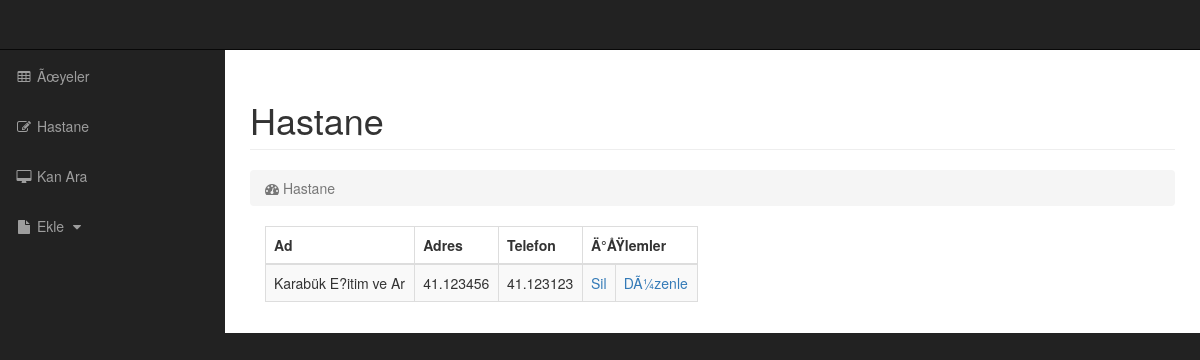
/Kodlar/Site/admin/hastane.php, run on the app's committed database.
### tables this page shows
CREATE TABLE `hastane` (
  `id` int(11) NOT NULL,
  `ad` varchar(20) NOT NULL,
  `en` text NOT NULL,
  `boy` text NOT NULL
);

### Kodlar/Site/admin/hastane.php (the view, shortened to what this page needs)
<!DOCTYPE html>
<html>
<head>
    <link href="css/bootstrap.min.css" rel="stylesheet">
    <link href="css/sb-admin.css" rel="stylesheet">
    <link href="css/plugins/morris.css" rel="stylesheet">
    <link href="font-awesome/css/font-awesome.min.css" rel="stylesheet" type="text/css">
</head>
<body>
    <div id="wrapper">
        <nav class="navbar navbar-inverse navbar-fixed-top" role="navigation">
            <div class="collapse navbar-collapse navbar-ex1-collapse">
                <ul class="nav navbar-nav side-nav">
                    <li>
                        <a href="uyeler.php"><i class="fa fa-fw fa-table"></i> Ãœyeler</a>
                    </li>
                    <li>
                        <a href="hastane.php"><i class="fa fa-fw fa-edit"></i> Hastane</a>
                    </li>
                    <li>
                        <a href="kan_ara.php"><i class="fa fa-fw fa-desktop"></i> Kan Ara</a>
                    </li>
					<li>
                        <a href="javascript:;" data-toggle="collapse" data-target="#demo"><i class="fa fa-fw fa-file"></i> Ekle <i class="fa fa-fw fa-caret-down"></i></a>
            </div>
        </nav>
        <div id="page-wrapper">
            <div class="container-fluid">
                <div class="row">
                    <div class="col-lg-12">
                        <h1 class="page-header">
                            Hastane
                        </h1>
                        <ol class="breadcrumb">
                            <li class="active">
                                <i class="fa fa-dashboard"></i> Hastane
                            </li>
                        </ol>
                    </div>
                </div>
<div class="col-lg-6">
                        <div class="table-responsive">
                            <table class="table table-bordered table-hover table-striped">
                                <thead>
                                    <tr>
                                        <th>Ad</th>
                                        <th>Adres</th>
                                        <th>Telefon</th>
										<th colspan="2">Ä°ÅŸlemler</th>
                                    </tr>
                                </thead>
                                <tbody>
                                    <?php
    $sonuc=mysql_query("select * from hastane");
	while($kayit=mysql_fetch_array($sonuc)){
    echo "<tr>";
    echo "<td>".$kayit['ad']."</td>";
    echo "<td>".$kayit['en']."</td>";
    echo "<td>".$kayit['boy']."</td>";
	echo "<td><a href='hastane_sil.php?id=".$kayit['id']."'>Sil</a></td>";
    echo "<td><a href='hastane_duzenle.php'>DÃ¼zenle</a></td>";
	echo "</tr>";
	}
	?>
                                </tbody>
                            </table>
                        </div>
                    </div>
                </div>
                <div class="row">
                    <div class="col-lg-3 col-md-6">
                            </div>
                        </div>
                    </div>
                </div>
</body>
</html>

### Kodlar/Site/admin/css/sb-admin.css (style rules this page uses)
body { margin-top: 100px; background-color: #222; }
@media (min-width:768px) { body { margin-top: 50px; } }
#wrapper { padding-left: 0; }
#page-wrapper { width: 100%; padding: 0; background-color: #fff; }
@media (min-width:768px) { #wrapper { padding-left: 225px; } }
@media (min-width:768px) { #page-wrapper { padding: 10px; } }
@media (min-width:768px) { .side-nav { position: fixed; top: 51px; left: 225px; width: 225px; margin-left: -225px; border: none; border-radius: 0; overflow-y: auto; background-color: #222; bottom: 0; overflow-x: hidden; padding-bottom: 40px; } }
@media (min-width:768px) { .side-nav>li>a { width: 225px; } }

### data on the page
hastane: ad "Karabük E?itim ve Ar", en "41.123456", boy "41.123123"
